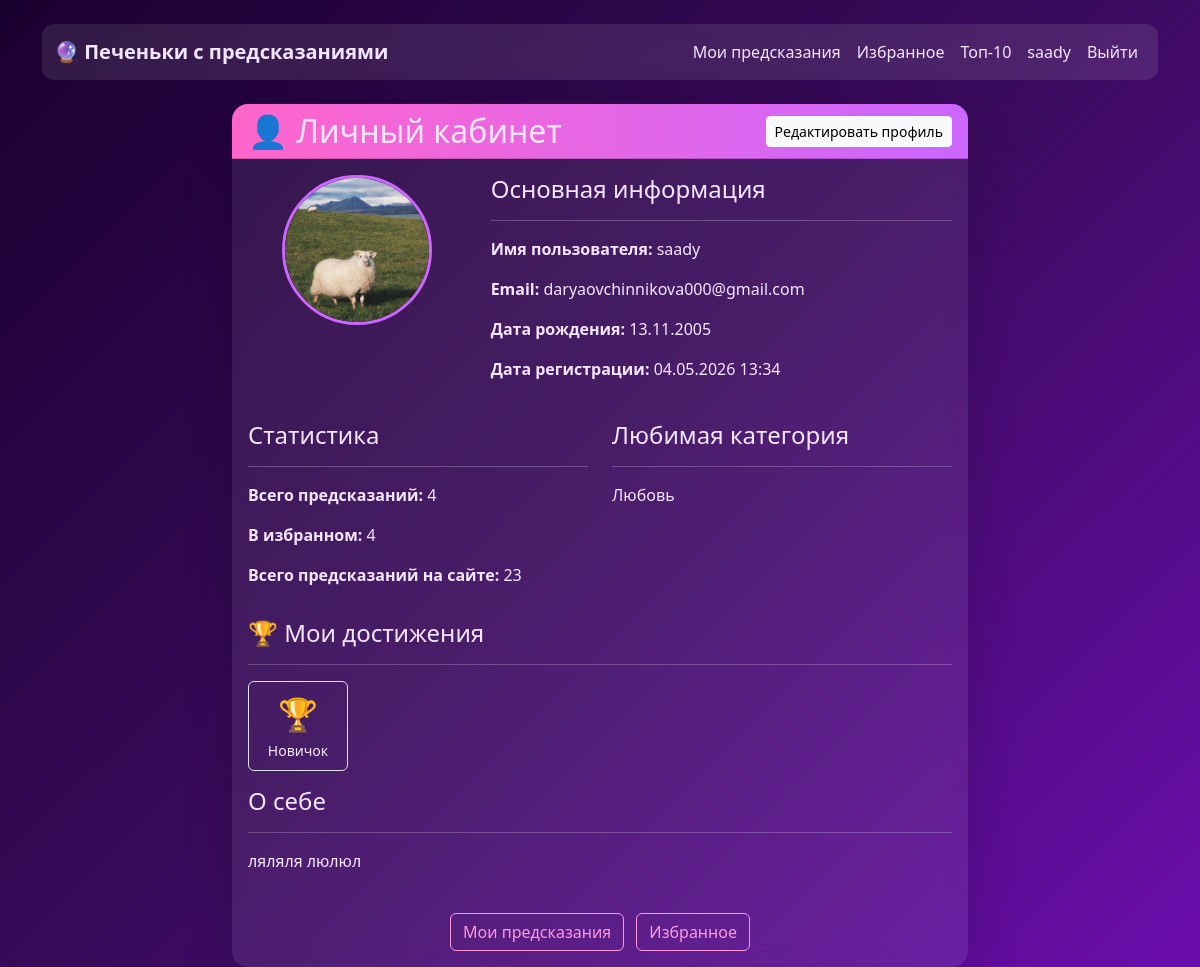
Page /profile/ (signed in) on the committed database.
### users/models.py (models this page shows)
class CustomUser(AbstractUser):
    pass

### predictions/models.py (models this page shows, shortened)
class UserProfile(models.Model):
    user = models.OneToOneField(
        'users.CustomUser',
        on_delete=models.CASCADE,
        verbose_name="Пользователь"
    )
    bio = models.TextField(blank=True, verbose_name="О себе")
    favorite_category = models.ForeignKey(
        Category,
        on_delete=models.SET_NULL,
        null=True,
        blank=True,
        verbose_name="Любимая категория"
    )
    birth_date = models.DateField(null=True, blank=True, verbose_name="Дата рождения")
    avatar = models.ImageField(
        upload_to='avatars/',
        null=True,
        blank=True,
        verbose_name="Аватар"
    )

class Category(models.Model):
    name = models.CharField(max_length=50, verbose_name="Название")
    description = models.TextField(blank=True, verbose_name="Описание")
    class Meta:
        verbose_name = "Категория"
        verbose_name_plural = "Категории"

class UserAchievement(models.Model):
    user = models.ForeignKey('users.CustomUser', on_delete=models.CASCADE, verbose_name="Пользователь")
    achievement = models.ForeignKey(Achievement, on_delete=models.CASCADE, verbose_name="Достижение")
    earned_at = models.DateTimeField(auto_now_add=True, verbose_name="Получено")
    class Meta:
        unique_together = ['user', 'achievement']
        verbose_name = "Достижение пользователя"
        verbose_name_plural = "Достижения пользователей"

class Achievement(models.Model):
    name = models.CharField(max_length=100, verbose_name="Название")
    description = models.TextField(verbose_name="Описание")
    icon = models.CharField(max_length=50, default='🏆', verbose_name="Иконка")
    required_predictions = models.PositiveIntegerField(default=0, verbose_name="Требуется предсказаний")
    required_favorites = models.PositiveIntegerField(default=0, verbose_name="Требуется в избранном")
    required_category_count = models.PositiveIntegerField(default=0, verbose_name="Требуется уникальных категорий")
    order = models.PositiveIntegerField(default=0, verbose_name="Порядок")
    is_active = models.BooleanField(default=True, verbose_name="Активно")
    class Meta:
        ordering = ['order']
        verbose_name = "Достижение"
        verbose_name_plural = "Достижения"

### predictions/views.py (the view)
# urls.py: path('profile/', views.profile, name='profile'),
@login_required
def profile(request):
    user_profile, created = UserProfile.objects.get_or_create(user=request.user)
    predictions_count = UserPrediction.objects.filter(user=request.user).count()
    favorites_count = FavoriteCookie.objects.filter(user=request.user).count()
    user_achievements = UserAchievement.objects.filter(user=request.user).select_related('achievement')
    context = {
        'user_profile': user_profile,
        'predictions_count': predictions_count,
        'favorites_count': favorites_count,
        'total_cookies': FortuneCookie.objects.count(),
        'user_achievements': user_achievements,
    }
    return render(request, 'profile.html', context)

### predictions/templates/profile.html (shortened to what this page needs)
{% extends 'base.html' %}
{% block content %}
<div class="row justify-content-center">
    <div class="col-md-8">
        <div class="card shadow-lg">
            <div class="card-header d-flex justify-content-between align-items-center">
                <h2 class="mb-0">👤 Личный кабинет</h2>
                <a href="{% url 'edit_profile' %}" class="btn btn-light btn-sm">
                    Редактировать профиль
                </a>
            </div>
            <div class="card-body">
                <div class="row mb-4">
                    <div class="col-md-4 text-center">
                        {% if user_profile.avatar %}
                            <img src="{{ user_profile.avatar.url }}" alt="Аватар"
                                 class="img-fluid rounded-circle mb-3"
                                 style="width: 150px; height: 150px; object-fit: cover; border: 3px solid #cc66ff;">
                        {% else %}
                            <div class="bg-secondary rounded-circle d-inline-flex align-items-center justify-content-center mb-3"
                                 style="width: 150px; height: 150px;">
                                <span class="display-1 text-white">👤</span>
                            </div>
                        {% endif %}
                    </div>
                    <div class="col-md-8">
                        <h4>Основная информация</h4>
                        <hr>
                        <p><strong>Имя пользователя:</strong> {{ user.username }}</p>
                        <p><strong>Email:</strong> {{ user.email|default:"Не указан" }}</p>
                        {% if user_profile.birth_date %}
                            <p><strong>Дата рождения:</strong> {{ user_profile.birth_date|date:"d.m.Y" }}</p>
                        {% endif %}
                        <p><strong>Дата регистрации:</strong> {{ user.date_joined|date:"d.m.Y H:i" }}</p>
                    </div>
                </div>
                <div class="row">
                    <div class="col-md-6">
                        <h4>Статистика</h4>
                        <hr>
                        <p><strong>Всего предсказаний:</strong> {{ predictions_count }}</p>
                        <p><strong>В избранном:</strong> {{ favorites_count }}</p>
                        <p><strong>Всего предсказаний на сайте:</strong> {{ total_cookies }}</p>
                    </div>
                    <div class="col-md-6">
                        <h4>Любимая категория</h4>
                        <hr>
                        <p>{{ user_profile.favorite_category.name|default:"Не выбрана" }}</p>
                    </div>
                </div>
                <div class="row mt-3">
                    <div class="col-12">
                        <h4>🏆 Мои достижения</h4>
                        <hr>
                        {% if user_achievements %}
                            <div class="d-flex flex-wrap gap-2">
                                {% for ua in user_achievements %}
                                    <div class="border rounded p-2 text-center" style="min-width: 100px;"
                                         data-bs-toggle="tooltip" title="{{ ua.achievement.description }}">
                                        <div style="font-size: 2rem;">{{ ua.achievement.icon }}</div>
                                        <small>{{ ua.achievement.name }}</small>
                                    </div>
                                {% endfor %}
                            </div>
                        {% else %}
                            <p class="text-muted">Пока нет достижений. Получайте предсказания, чтобы открывать их!</p>
                        {% endif %}
                    </div>
                </div>
                <div class="row mt-3">
                    <div class="col-12">
                        <h4>О себе</h4>
                        <hr>
                        <p>{{ user_profile.bio|default:"Биография пока не заполнена" }}</p>
                    </div>
                </div>
                <div class="mt-4 text-center">
                    <a href="{% url 'my_predictions' %}" class="btn btn-outline-primary me-2">
                        Мои предсказания
                    </a>
                    <a href="{% url 'favorites' %}" class="btn btn-outline-danger">
                        Избранное
                    </a>
                </div>
            </div>
        </div>
    </div>
</div>
{% endblock %}

### templates/base.html (shortened to what this page needs)
<!DOCTYPE html>
<html lang="ru">
<head>
    <link href="https://cdn.jsdelivr.net/npm/bootstrap@5.3.2/dist/css/bootstrap.min.css" rel="stylesheet">
</head>
<body>
    <div class="container mt-4">
        <nav class="navbar navbar-expand-lg navbar-light bg-light mb-4">
            <div class="container">
               <a class="navbar-brand fw-bold" href="{% url 'home' %}">
                    🔮 Печеньки с предсказаниями
               </a>
                <div class="navbar-nav ms-auto">
                    {% if user.is_authenticated %}
                        <a class="nav-link" href="{% url 'my_predictions' %}">Мои предсказания</a>
                        <a class="nav-link" href="{% url 'favorites' %}">Избранное</a>
                        <a class="nav-link" href="{% url 'top_cookies' %}">Топ-10</a>
                        <a class="nav-link" href="{% url 'profile' %}">{{ user.username }}</a>
                        <form action="{% url 'logout' %}" method="post" style="display: inline;">
                            <button type="submit" class="btn btn-link nav-link"
                                    style="display: inline; background: none; border: none;">
                                Выйти
                            </button>
                        </form>
                    {% else %}
                        <a class="nav-link" href="{% url 'register' %}">Регистрация</a>
                        <a class="nav-link" href="{% url 'login' %}">Войти</a>
                    {% endif %}
                </div>
            </div>
        </nav>
        {% block content %}
        {% endblock %}
    </div>
</body>
</html>

### templates/base.html (style rules this page uses)
body { background: linear-gradient(135deg, #1a002f, #3a0a5c, #6a0dad); min-height: 100vh; color: #f5e6ff; }
.card { background: rgba(255, 255, 255, 0.08); backdrop-filter: blur(10px); border: none; border-radius: 16px; color: #fff; }
.card-header { background: linear-gradient(90deg, #ff66cc, #cc66ff); color: white !important; border-radius: 16px 16px 0 0 !important; }
.navbar { background: rgba(255, 255, 255, 0.1) !important; backdrop-filter: blur(10px); border-radius: 12px; }
.navbar .nav-link, .navbar-brand { color: #f5e6ff !important; }
a { color: #ff99dd; }
.card { transition: 0.3s; }
a { text-decoration: none; }
.btn { transition: all 0.3s ease; }
body, p, span, div, small, strong, h1, h2, h3, h4, h5 { color: #f5e6ff; }
.btn-outline-primary, .btn-outline-danger, .btn-outline-secondary, .btn-outline-warning { color: #ff99dd; border: 1px solid #ff99dd; background: transparent; }
.card, .card p, .card span, .card small { color: #f5e6ff !important; }
.btn-outline-danger { color: #ff99dd !important; border-color: #ff99dd !important; }

### rows in the picture
CustomUser: username "saady", email "daryaovchinnikova000@gmail.com", date_joined "04.05.2026 13:34"
UserProfile: avatar (picture), birth_date "13.11.2005", favorite_category.name "Любовь", bio "ляляля люлюл"
UserAchievement: achievement.icon "🏆", achievement.name "Новичок"

### other values in the picture
{{ predictions_count }} "4"
{{ favorites_count }} "4"
{{ total_cookies }} "23"
